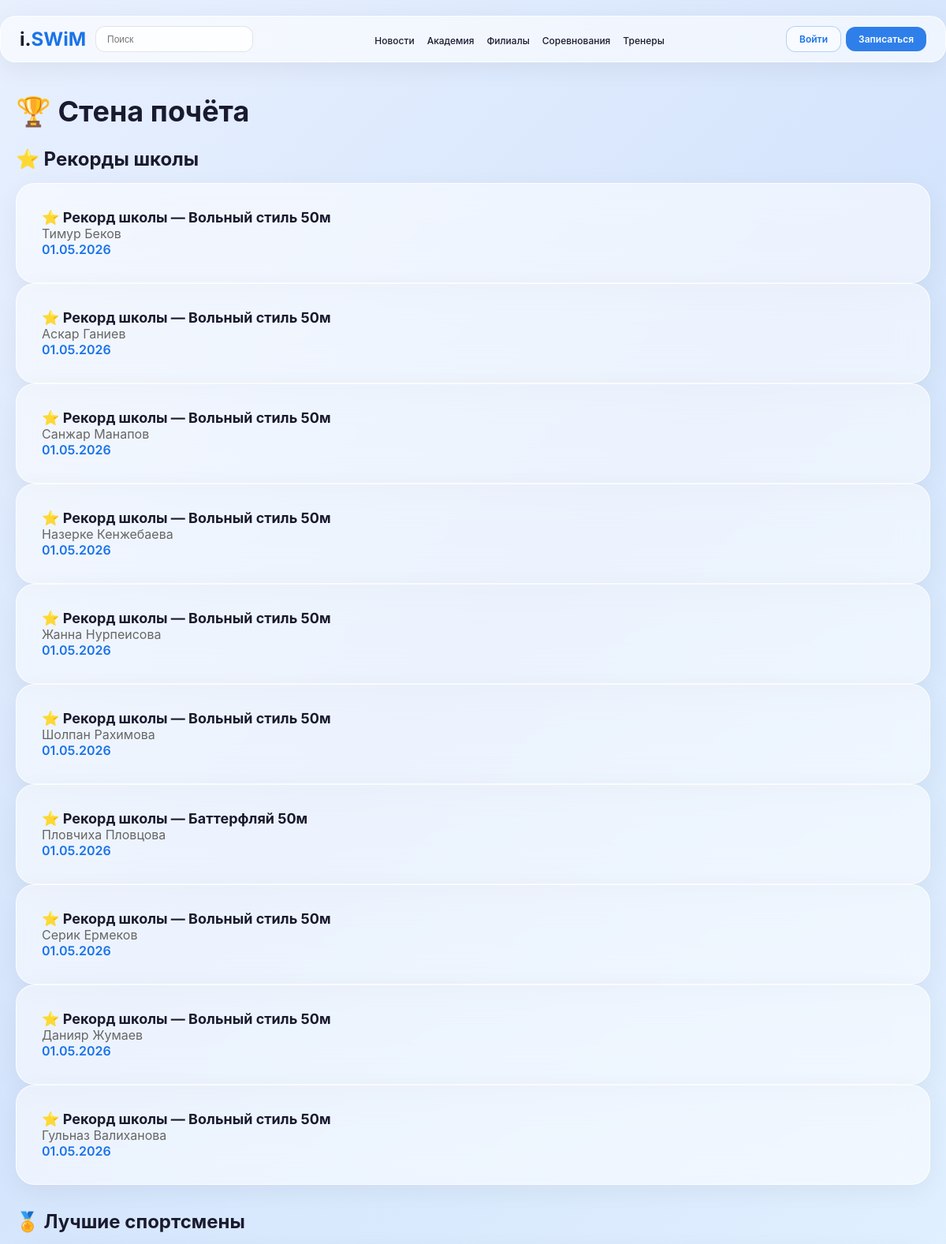
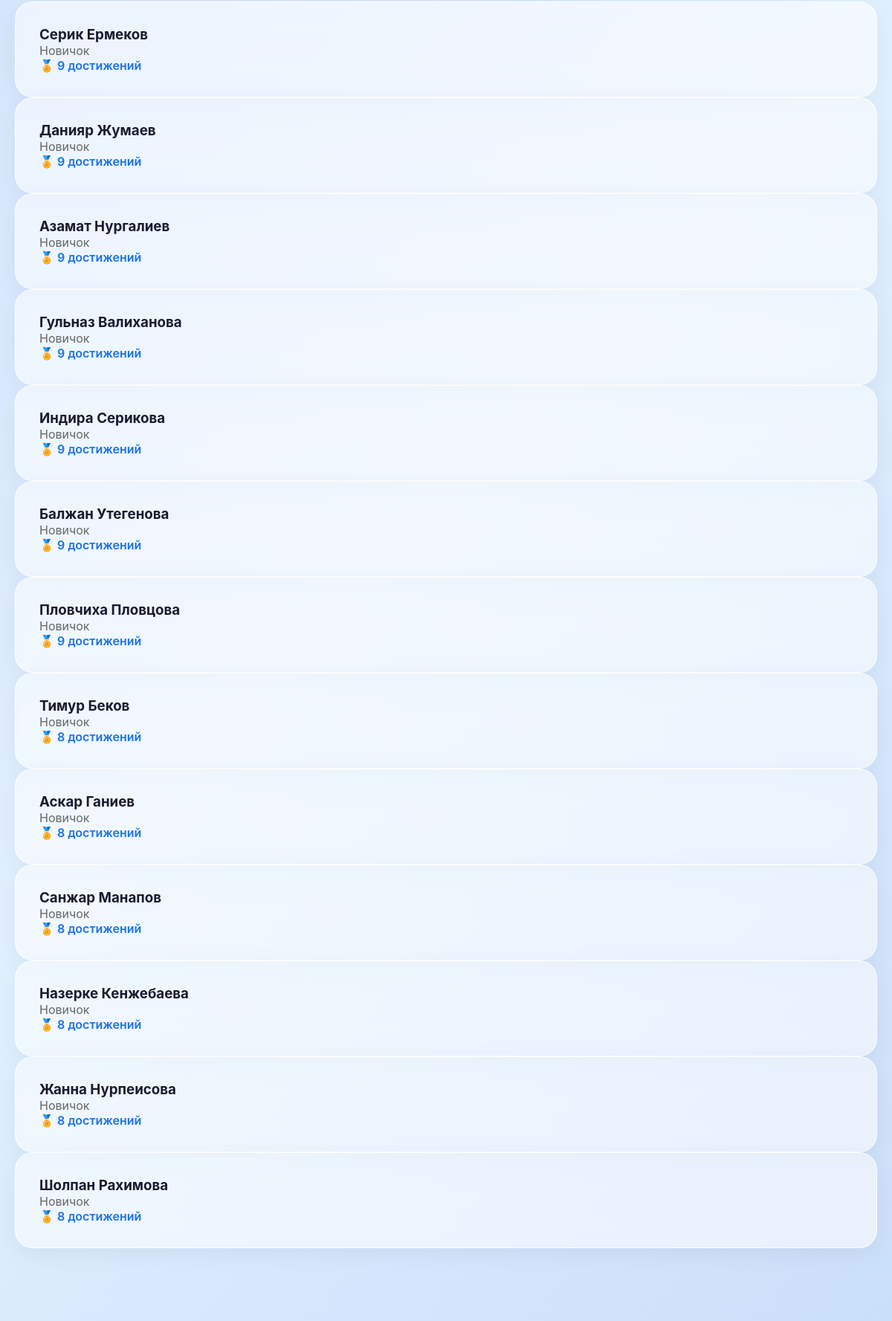
The app's page /wall-of-fame/ (upper part) with its own data (2 pictures, top to bottom).
### users/models.py (models this page shows, shortened)
class Achievement(models.Model):
    ACHIEVEMENT_TYPES = [
        ('record', 'Рекорд школы'),
        ('medal', 'Медаль'),
        ('rank', 'Разряд'),
        ('other', 'Другое'),
    ]
    athlete = models.ForeignKey(AthleteProfile, on_delete=models.CASCADE, related_name='achievements', verbose_name='Спортсмен')
    title = models.CharField(max_length=200, verbose_name='Название')
    achievement_type = models.CharField(max_length=20, choices=ACHIEVEMENT_TYPES, verbose_name='Тип')
    description = models.TextField(blank=True, verbose_name='Описание')
    competition = models.CharField(max_length=200, blank=True, verbose_name='Соревнование')
    date = models.DateField(verbose_name='Дата')
    created_at = models.DateTimeField(auto_now_add=True, verbose_name='Создано')
    class Meta:
        verbose_name = 'Достижение'
        verbose_name_plural = 'Достижения'
        ordering = ['-date']

class AthleteProfile(models.Model):
    LEVEL_CHOICES = [
        ('beginner', 'Новичок'),
        ('amateur', 'Любитель'),
        ('advanced', 'Продвинутый'),
        ('pro', 'Профессионал'),
    ]
    user = models.OneToOneField(User, on_delete=models.CASCADE, related_name='athlete_profile', verbose_name='Пользователь')
    birth_date = models.DateField(verbose_name='Дата рождения')
    swimming_level = models.CharField(max_length=20, choices=LEVEL_CHOICES, default='beginner', verbose_name='Уровень')
    gender = models.CharField(max_length=1, choices=[("M", "Мужчина"), ("F", "Женщина")], default="M", verbose_name="Пол")
    medical_notes = models.TextField(blank=True, verbose_name='Мед. противопоказания')
    parent_contact = models.CharField(max_length=20, blank=True, verbose_name='Контакт родителя')
    class Meta:
        verbose_name = 'Спортсмен'
        verbose_name_plural = 'Спортсмены'

class User(AbstractUser):
    middle_name = models.CharField(max_length=50, blank=True, verbose_name='Отчество')
    phone = models.CharField(max_length=20, blank=True, verbose_name='Телефон')
    avatar = models.ImageField(upload_to='avatars/', blank=True, verbose_name='Аватар')
    class Meta:
        verbose_name = 'Пользователь'
        verbose_name_plural = 'Пользователи'

### users/views.py (the view)
# urls.py: path('wall-of-fame/', WallOfFameView.as_view(), name='wall_of_fame'),
class WallOfFameView(ListView):
    template_name = 'users/wall_of_fame.html'
    context_object_name = 'athletes'
    def get_queryset(self):
        return AthleteProfile.objects.annotate(achievement_count=Count('achievements')).filter(achievement_count__gt=0).order_by('-achievement_count')[:20]
    def get_context_data(self, **kwargs):
        ctx = super().get_context_data(**kwargs)
        ctx['records'] = Achievement.objects.filter(achievement_type='record').order_by('-date')[:10]
        return ctx

### users/templates/users/wall_of_fame.html (shortened to what this page needs)
{% extends 'core/base.html' %}
{% block content %}
<div class="container">
    <h1 class="page-title">🏆 Стена почёта</h1>
    <h2 style="font-weight:700;margin-bottom:16px;">⭐ Рекорды школы</h2>
    <div class="grid-3">
        {% for record in records %}
            <div class="glass-card">
                <div style="font-weight:700;font-size:18px;">{{ record.title }}</div>
                <p style="color:#666;">{{ record.athlete.user.get_full_name }}</p>
                <span style="color:#1a73e8;font-weight:600;">{{ record.date|date:"d.m.Y" }}</span>
            </div>
        {% empty %}
            <p style="color:#999;">Рекордов пока нет</p>
        {% endfor %}
    </div>
    <h2 style="font-weight:700;margin:32px 0 16px;">🏅 Лучшие спортсмены</h2>
    <div class="grid-3">
        {% for athlete in athletes %}
            <a href="{% url 'public_athlete' athlete.user.username %}" style="text-decoration:none;color:inherit;">
                <div class="glass-card">
                    <h3 style="font-weight:700;">{{ athlete.user.get_full_name }}</h3>
                    <p style="color:#666;">{{ athlete.get_swimming_level_display }}</p>
                    <span style="color:#1a73e8;font-weight:600;">🏅 {{ athlete.achievement_count }} достижений</span>
                </div>
            </a>
        {% empty %}
            <p style="color:#999;">Спортсменов пока нет</p>
        {% endfor %}
    </div>
</div>
{% endblock %}

### core/templates/core/base.html (style rules this page uses)
* { margin: 0; padding: 0; box-sizing: border-box; }
body { font-family: 'Inter', -apple-system, BlinkMacSystemFont, sans-serif; background: linear-gradient(135deg, #e8f0fe 0%, #d4e4fc 30%, #e0f0ff 60%, #c8ddf8 100%); background-attachment: fixed; min-height: 100vh; color: #1a1a2e; }
.container { max-width: 1200px; margin: 0 auto; padding: 20px; }
.glass-card { background: rgba(255,255,255,0.55); backdrop-filter: blur(20px); border: 1px solid rgba(255,255,255,0.8); border-radius: 24px; padding: 32px; box-shadow: 0 8px 32px rgba(0,0,0,0.05); }
.page-title { font-size: 36px; font-weight: 700; margin-bottom: 24px; }

### records on screen
Achievement: title "⭐ Рекорд школы — Вольный стиль 50м", athlete.user.get_full_name "Тимур Беков", date "01.05.2026"
Achievement: title "⭐ Рекорд школы — Вольный стиль 50м", athlete.user.get_full_name "Аскар Ганиев", date "01.05.2026"
Achievement: title "⭐ Рекорд школы — Вольный стиль 50м", athlete.user.get_full_name "Санжар Манапов", date "01.05.2026"
Achievement: title "⭐ Рекорд школы — Вольный стиль 50м", athlete.user.get_full_name "Назерке Кенжебаева", date "01.05.2026"
Achievement: title "⭐ Рекорд школы — Вольный стиль 50м", athlete.user.get_full_name "Жанна Нурпеисова", date "01.05.2026"
Achievement: title "⭐ Рекорд школы — Вольный стиль 50м", athlete.user.get_full_name "Шолпан Рахимова", date "01.05.2026"
Achievement: title "⭐ Рекорд школы — Баттерфляй 50м", athlete.user.get_full_name "Пловчиха Пловцова", date "01.05.2026"
Achievement: title "⭐ Рекорд школы — Вольный стиль 50м", athlete.user.get_full_name "Серик Ермеков", date "01.05.2026"
Achievement: title "⭐ Рекорд школы — Вольный стиль 50м", athlete.user.get_full_name "Данияр Жумаев", date "01.05.2026"
Achievement: title "⭐ Рекорд школы — Вольный стиль 50м", athlete.user.get_full_name "Гульназ Валиханова", date "01.05.2026"
AthleteProfile: user.get_full_name "Серик Ермеков", swimming_level "Новичок", achievement_count "9"
AthleteProfile: user.get_full_name "Данияр Жумаев", swimming_level "Новичок", achievement_count "9"
AthleteProfile: user.get_full_name "Азамат Нургалиев", swimming_level "Новичок", achievement_count "9"
AthleteProfile: user.get_full_name "Гульназ Валиханова", swimming_level "Новичок", achievement_count "9"
AthleteProfile: user.get_full_name "Индира Серикова", swimming_level "Новичок", achievement_count "9"
AthleteProfile: user.get_full_name "Балжан Утегенова", swimming_level "Новичок", achievement_count "9"
AthleteProfile: user.get_full_name "Пловчиха Пловцова", swimming_level "Новичок", achievement_count "9"
AthleteProfile: user.get_full_name "Тимур Беков", swimming_level "Новичок", achievement_count "8"
AthleteProfile: user.get_full_name "Аскар Ганиев", swimming_level "Новичок", achievement_count "8"
AthleteProfile: user.get_full_name "Санжар Манапов", swimming_level "Новичок", achievement_count "8"
AthleteProfile: user.get_full_name "Назерке Кенжебаева", swimming_level "Новичок", achievement_count "8"
AthleteProfile: user.get_full_name "Жанна Нурпеисова", swimming_level "Новичок", achievement_count "8"
AthleteProfile: user.get_full_name "Шолпан Рахимова", swimming_level "Новичок", achievement_count "8"
